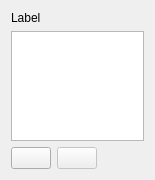
<?xml version="1.0" encoding="UTF-8"?>
<ui version="4.0">
 <class>ListEditForm</class>
 <widget class="QWidget" name="ListEditForm">
  <property name="geometry">
   <rect>
    <x>0</x>
    <y>0</y>
    <width>155</width>
    <height>180</height>
   </rect>
  </property>
  <property name="windowTitle">
   <string>Form</string>
  </property>
  <layout class="QVBoxLayout" name="verticalLayout">
   <item>
    <widget class="QLabel" name="label">
     <property name="text">
      <string>Label</string>
     </property>
    </widget>
   </item>
   <item>
    <widget class="QListWidget" name="listWidget">
     <property name="editTriggers">
      <set>QAbstractItemView::AnyKeyPressed|QAbstractItemView::DoubleClicked|QAbstractItemView::EditKeyPressed</set>
     </property>
     <property name="alternatingRowColors">
      <bool>true</bool>
     </property>
    </widget>
   </item>
   <item>
    <layout class="QHBoxLayout" name="horizontalLayout">
     <item>
      <widget class="QPushButton" name="addPushButton">
       <property name="icon">
        <iconset>
         <normaloff>icons:edit_add.png</normaloff>icons:edit_add.png</iconset>
       </property>
      </widget>
     </item>
     <item>
      <widget class="QPushButton" name="delPushButton">
       <property name="enabled">
        <bool>false</bool>
       </property>
       <property name="icon">
        <iconset>
         <normaloff>icons:edit_remove.png</normaloff>icons:edit_remove.png</iconset>
       </property>
      </widget>
     </item>
     <item>
      <spacer name="horizontalSpacer">
       <property name="orientation">
        <enum>Qt::Horizontal</enum>
       </property>
       <property name="sizeHint" stdset="0">
        <size>
         <width>40</width>
         <height>20</height>
        </size>
       </property>
      </spacer>
     </item>
    </layout>
   </item>
  </layout>
 </widget>
 <resources/>
 <connections>
  <connection>
   <sender>addPushButton</sender>
   <signal>clicked()</signal>
   <receiver>ListEditForm</receiver>
   <slot>addEmptyItem()</slot>
   <hints>
    <hint type="sourcelabel">
     <x>47</x>
     <y>277</y>
    </hint>
    <hint type="destinationlabel">
     <x>199</x>
     <y>149</y>
    </hint>
   </hints>
  </connection>
  <connection>
   <sender>delPushButton</sender>
   <signal>clicked()</signal>
   <receiver>ListEditForm</receiver>
   <slot>removeSelectedItem()</slot>
   <hints>
    <hint type="sourcelabel">
     <x>128</x>
     <y>277</y>
    </hint>
    <hint type="destinationlabel">
     <x>199</x>
     <y>149</y>
    </hint>
   </hints>
  </connection>
 </connections>
 <slots>
  <slot>addEmptyItem()</slot>
  <slot>removeSelectedItem()</slot>
 </slots>
</ui>
